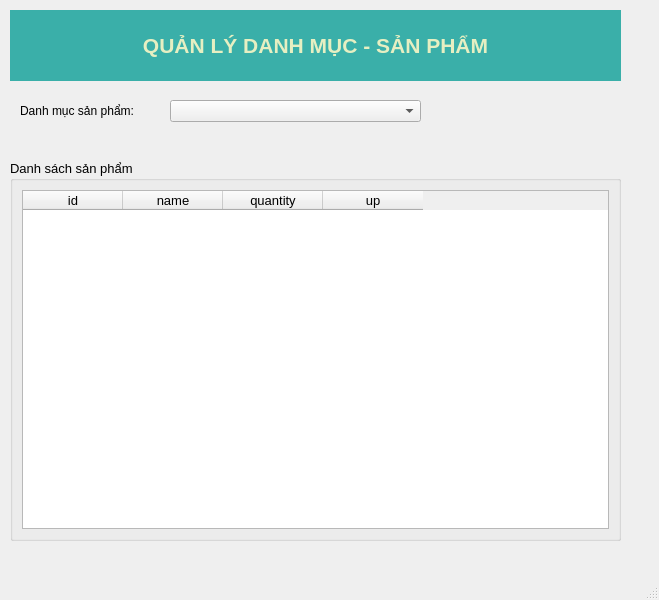
<?xml version="1.0" encoding="UTF-8"?>
<ui version="4.0">
 <class>MainWindow</class>
 <widget class="QMainWindow" name="MainWindow">
  <property name="geometry">
   <rect>
    <x>0</x>
    <y>0</y>
    <width>659</width>
    <height>600</height>
   </rect>
  </property>
  <property name="windowTitle">
   <string>MainWindow</string>
  </property>
  <widget class="QWidget" name="centralwidget">
   <widget class="QLabel" name="label">
    <property name="geometry">
     <rect>
      <x>10</x>
      <y>10</y>
      <width>611</width>
      <height>71</height>
     </rect>
    </property>
    <property name="styleSheet">
     <string notr="true">background-color: rgb(58, 175, 169);
color: rgb(230, 239, 194);</string>
    </property>
    <property name="text">
     <string>&lt;html&gt;&lt;head/&gt;&lt;body&gt;&lt;p align=&quot;center&quot;&gt;&lt;span style=&quot; font-size:16pt; font-weight:600;&quot;&gt;QUẢN LÝ DANH MỤC - SẢN PHẨM&lt;/span&gt;&lt;/p&gt;&lt;/body&gt;&lt;/html&gt;</string>
    </property>
   </widget>
   <widget class="QComboBox" name="comboBoxCategory">
    <property name="geometry">
     <rect>
      <x>170</x>
      <y>100</y>
      <width>251</width>
      <height>22</height>
     </rect>
    </property>
   </widget>
   <widget class="QLabel" name="label_2">
    <property name="geometry">
     <rect>
      <x>20</x>
      <y>100</y>
      <width>151</width>
      <height>21</height>
     </rect>
    </property>
    <property name="font">
     <font>
      <pointsize>9</pointsize>
     </font>
    </property>
    <property name="text">
     <string>Danh mục sản phẩm:</string>
    </property>
   </widget>
   <widget class="QGroupBox" name="groupBox">
    <property name="geometry">
     <rect>
      <x>10</x>
      <y>160</y>
      <width>611</width>
      <height>381</height>
     </rect>
    </property>
    <property name="font">
     <font>
      <pointsize>10</pointsize>
     </font>
    </property>
    <property name="title">
     <string>Danh sách sản phẩm</string>
    </property>
    <layout class="QVBoxLayout" name="verticalLayout">
     <item>
      <widget class="QTableWidget" name="tableWidgetProduct">
       <column>
        <property name="text">
         <string>id</string>
        </property>
       </column>
       <column>
        <property name="text">
         <string>name</string>
        </property>
       </column>
       <column>
        <property name="text">
         <string>quantity</string>
        </property>
       </column>
       <column>
        <property name="text">
         <string>up</string>
        </property>
       </column>
      </widget>
     </item>
    </layout>
   </widget>
  </widget>
  <widget class="QMenuBar" name="menubar">
   <property name="geometry">
    <rect>
     <x>0</x>
     <y>0</y>
     <width>659</width>
     <height>26</height>
    </rect>
   </property>
  </widget>
  <widget class="QStatusBar" name="statusbar"/>
 </widget>
 <resources/>
 <connections/>
</ui>
